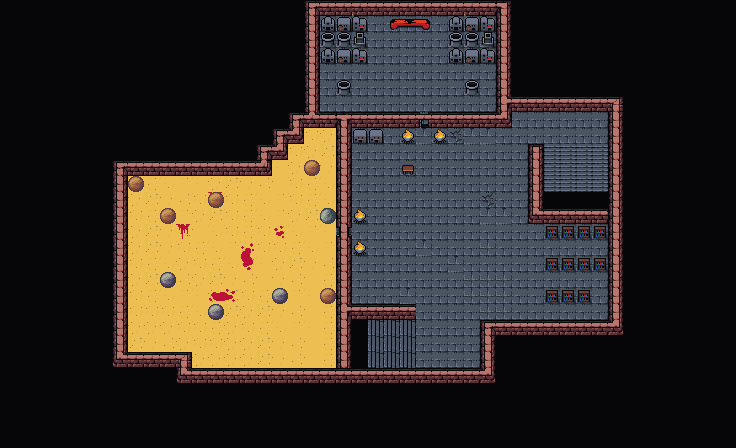

Rendered tile map (Tiled .tmx) drawn with the repository's tilesets; below, a short description and the map source with its tile grids summarised:
An orthogonal 46x28 tile map with 16x16 px tiles, 7 tile layers (Collision, BackgroundSub, Background, Walls, ...), 6 tilesets and 13 objects (dialog).

<map version="1.10" tiledversion="1.10.1" orientation="orthogonal" renderorder="right-down" width="46" height="28" tilewidth="16" tileheight="16" infinite="0" nextlayerid="21" nextobjectid="207">
 <editorsettings>
  <export format="tmx" />
 </editorsettings>
 <properties>
  <property name="canFailDungeon" type="bool" value="true" />
  <property name="respawnEnemies" type="bool" value="true" />
 </properties>
 <tileset firstgid="1" source="../../../../common/maps/tileset/main.tsx" />
 <tileset firstgid="10113" source="../../../../common/maps/tileset/buildings.tsx" />
 <tileset firstgid="11905" source="../../../../common/maps/tileset/buildings-nocollide.tsx" />
 <tileset firstgid="13697" source="../../../../common/maps/tileset/main-nocollide.tsx" />
 <tileset firstgid="23809" source="../../../../common/maps/tileset/dungeon/DarkAbbeyTiles.tsx" />
 <tileset firstgid="23839" source="../../../../common/maps/tileset/dungeon/dungeon_bis.tsx" />
 <layer id="17" name="Collision" width="46" height="28">
  <data>[1288 cells, 329 non-empty, 5 distinct tile ids]</data>
 </layer>
 <layer id="18" name="BackgroundSub" width="46" height="28">
  <data>[1288 cells, 83 non-empty, 3 distinct tile ids]</data>
 </layer>
 <layer id="13" name="Background" width="46" height="28">
  <data>[1288 cells, 739 non-empty, 26 distinct tile ids]</data>
 </layer>
 <layer id="15" name="Walls" width="46" height="28">
  <data>[1288 cells, 182 non-empty, 22 distinct tile ids]</data>
 </layer>
 <layer id="16" name="Clutter" width="46" height="28">
  <properties>
   <property name="spriteLayer" type="bool" value="true" />
  </properties>
  <data>[1288 cells, 103 non-empty, 34 distinct tile ids]</data>
 </layer>
 <layer id="19" name="Highest Layer" width="46" height="28">
  <properties>
   <property name="spriteLayer" type="bool" value="true" />
  </properties>
  <data>[1288 cells, 273 non-empty, 38 distinct tile ids]</data>
 </layer>
 <layer id="20" name="AboveSprites" width="46" height="28">
  <data>[1288 cells, 2 non-empty, 2 distinct tile ids]</data>
 </layer>
 <objectgroup id="12" name="Objects" opacity="0.9" offsetx="2.65789" offsety="6.89474">
  <object id="114" template="../../../../common/maps/obj/entry_up.tx" x="348.569" y="361.886" width="64.496" height="50">
   <properties>
    <property name="direction" value="left" />
    <property name="teleport" value="../AvatarEdited/maps/map/tibalt/tibalt_f3.tmx" />
    <property name="teleportObjectId" value="114" />
   </properties>
  </object>
  <object id="119" template="../../../../common/maps/obj/enemy.tx" x="220.435" y="254.655">
   <properties>
    <property name="defeatDialog">[
	{
		"text": "The Cyclops unleashes a shrill scream as he falls unto the ground. His blood mixes with that of his victims, you see the red barrier disappear. The way to Tibalt is open.",
		"loctext": "adv.tibalt_tibalt_f2.119.x.n0.text",
		"options": [
			{
				"name": "(Continue)",
				"locname": "adv.shared.continue_paren",
				"action": [
					{ "deleteMapObject": 200 },
					{ "deleteMapObject": -1 }
				]
			}
		]
	}
]</property>
    <property name="displayNameOverride" value="Tibalt's Pet Cyclops" />
    <property name="effect">{ "startBattleWithCard": [ "Krark's Thumb","Chance Encounter"]
}</property>
    <property name="enemy" value="Giant Cyclops" />
    <property name="spawn.Hard" type="bool" value="true" />
    <property name="speedModifier" type="float" value="10" />
    <property name="threatRange" type="int" value="50" />
   </properties>
  </object>
  <object id="172" template="../../../../common/maps/obj/manashards.tx" x="319.79" y="104.641" />
  <object id="173" template="../../../../common/maps/obj/manashards.tx" x="319.287" y="87.5206" />
  <object id="174" template="../../../../common/maps/obj/manashards.tx" x="318.133" y="70.1288" />
  <object id="181" template="../../../../common/maps/obj/waypoint.tx" x="501.259" y="148.045" />
  <object id="195" template="../../../../common/maps/obj/waypoint.tx" x="355.432" y="164.585" />
  <object id="198" template="../../../../common/maps/obj/door_up.tx" x="542.903" y="200.999" width="62.3015" height="63.8032" rotation="359.74">
   <properties>
    <property name="direction" value="up" />
    <property name="teleport" value="../AvatarEdited/maps/map/tibalt/tibalt_f1.tmx" />
    <property name="teleportObjectId" value="204" />
   </properties>
  </object>
  <object id="200" name="Ward" type="dialog" gid="23816" x="414.206" y="321.794" width="64.6728" height="16">
   <properties>
    <property name="dialog">[{
    "text":"A translucent, shimmering red field blocks your path. An ancient evil is lurking in these crypts, preventing you from entering the room in front of you ...",
    "loctext": "adv.tibalt_tibalt_f2.200.d.n0.text",
    "options":[
    { "name":"Leave", "locname": "adv.shared.leave" } 
    ]
}]</property>
   </properties>
  </object>
  <object id="201" template="../../../../common/maps/obj/enemy.tx" x="398.782" y="66.7395">
   <properties>
    <property name="enemy" value="Devil of Tibalt" />
    <property name="threatRange" type="int" value="60" />
   </properties>
  </object>
  <object id="202" template="../../../../common/maps/obj/enemy.tx" x="433.889" y="235.084">
   <properties>
    <property name="enemy" value="Devil of Tibalt" />
    <property name="threatRange" type="int" value="60" />
    <property name="waypoints" value="181,206,205,195" />
   </properties>
  </object>
  <object id="205" template="../../../../common/maps/obj/waypoint.tx" x="355.216" y="289.224" />
  <object id="206" template="../../../../common/maps/obj/waypoint.tx" x="504.526" y="309.104" />
 </objectgroup>
</map>
